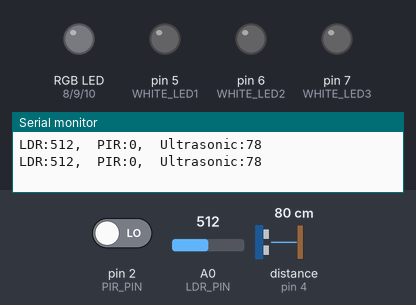
Simulated run of this sketch. Board: Arduino Uno, built with avr-gcc and run on an emulated ATmega328P. On the bench: an RGB LED mixed from three pins (HIGH = lit), output pins drawn as LEDs (lit = HIGH), the last lines printed to the serial monitor. Wiring (inferred from the names in the program): ultrasonic range finder: trigger pin 3; echo pin 4. The inputs (shaded band) are chosen by the test bench; at power-on: A0 (LDR_PIN) = 512, distance to the obstacle (sensor on pin 4) 80 cm, pin 2 (PIR_PIN) LOW. The echo pulse lasts 58.3 µs per cm; pins used as bus, display or sensor lines are not drawn.

Above: at 1.8 s.
1.9 s: A0 (LDR_PIN) set to 481
At 3.0 s:
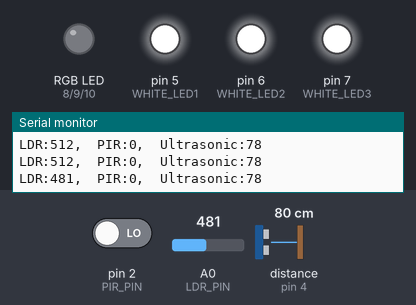
3.5 s: distance to the obstacle (sensor on pin 4) set to 98 cm
5.2 s: distance to the obstacle (sensor on pin 4) set to 106 cm
At 7.2 s:
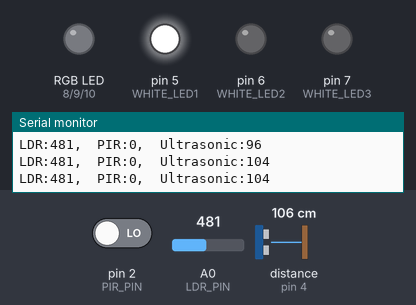
7.5 s: distance to the obstacle (sensor on pin 4) set to 2 cm
At 8.4 s:
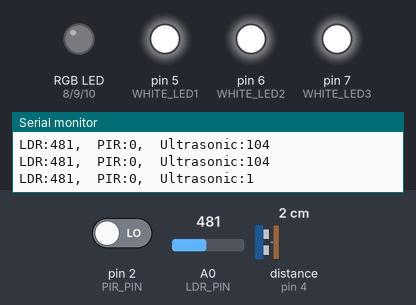
9.5 s: distance to the obstacle (sensor on pin 4) set to 120 cm
At 30.6 s:
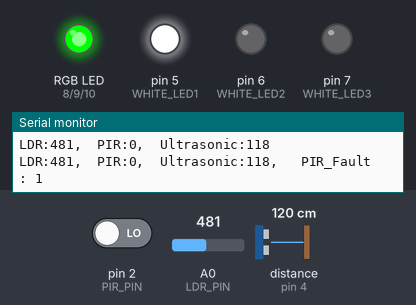
Timing chart, 0 to 31.8 s (numbered marks = the images above; inputs shaded):
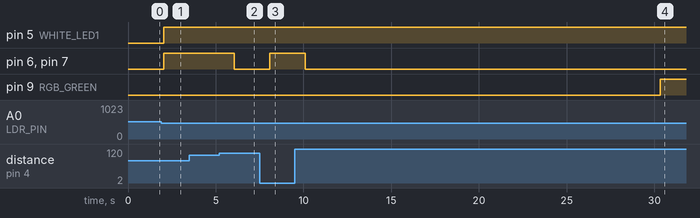

Measured:
- the behaviour switches between 500 and 499 on A0 (LDR_PIN) (found by bisection; images 0 and 1)
- the behaviour switches between 101 and 102 cm on distance to the obstacle (sensor on pin 4) (found by bisection; images 1 and 2)
- after the input at 1.9 s, pin 5 (WHITE_LED1), pin 6 (WHITE_LED2), pin 7 (WHITE_LED3): LOW → HIGH after 0.12 s
- after the input at 5.2 s, pin 6 (WHITE_LED2), pin 7 (WHITE_LED3): HIGH → LOW after 0.86 s
- after the input at 7.5 s, pin 6 (WHITE_LED2), pin 7 (WHITE_LED3): LOW → HIGH after 0.58 s
- after the input at 9.5 s, pin 6 (WHITE_LED2), pin 7 (WHITE_LED3): HIGH → LOW after 0.59 s

The sketch:

arduinowithFault.ino
```cpp
#include <SoftwareSerial.h>

// Define pins for sensors
#define LDR_PIN A0
#define PIR_PIN 2
#define TRIG_PIN 3
#define ECHO_PIN 4

// Define pins for LEDs
#define WHITE_LED1 5
#define WHITE_LED2 6
#define WHITE_LED3 7
#define RGB_RED 8    // New RGB light for fault detection
#define RGB_GREEN 9
#define RGB_BLUE 10

// Communication with ESP8266
SoftwareSerial espSerial(18, 19); // RX1, TX1

void setup() {
  // Initialize serial communication
  Serial.begin(9600);
  espSerial.begin(115200);

  // Set sensor pins
  pinMode(LDR_PIN, INPUT);
  pinMode(PIR_PIN, INPUT);
  pinMode(TRIG_PIN, OUTPUT);
  pinMode(ECHO_PIN, INPUT);

  // Set LED pins
  pinMode(WHITE_LED1, OUTPUT);
  pinMode(WHITE_LED2, OUTPUT);
  pinMode(WHITE_LED3, OUTPUT);
  pinMode(RGB_RED, OUTPUT);
  pinMode(RGB_GREEN, OUTPUT);
  pinMode(RGB_BLUE, OUTPUT);
}

void loop() {
  // Variables for fault detection
  bool ldrFault = false, pirFault = false, ultrasonicFault = false;

  // ** LDR Sensor **
  int ldrValue = analogRead(LDR_PIN);
  bool isDark = ldrValue < 500; // Adjust threshold if needed
  if (ldrValue < 0 || ldrValue > 1023) ldrFault = true; // Detect out-of-range

  // ** PIR Motion Sensor **
  bool motionDetected = digitalRead(PIR_PIN);
  static unsigned long pirLastSignalTime = millis();
  if (motionDetected) pirLastSignalTime = millis();
  if (millis() - pirLastSignalTime > 30000) pirFault = true; // No signal for 10 seconds

  // ** Ultrasonic Sensor **
  long duration, distance;
  digitalWrite(TRIG_PIN, LOW);
  delayMicroseconds(2);
  digitalWrite(TRIG_PIN, HIGH);
  delayMicroseconds(10);
  digitalWrite(TRIG_PIN, LOW);
  duration = pulseIn(ECHO_PIN, HIGH);
  distance = duration * 0.034 / 2;
  bool isOccupied = (distance < 100); // Adjust range as needed
  if (distance <= 0 || distance > 400) ultrasonicFault = true; // Out of range

  // ** Control LEDs based on conditions **
  if (isDark) {
    digitalWrite(WHITE_LED1, HIGH); // Base lighting
    if (motionDetected || isOccupied) {
      digitalWrite(WHITE_LED2, HIGH);
      digitalWrite(WHITE_LED3, HIGH);
    } else {
      digitalWrite(WHITE_LED2, LOW);
      digitalWrite(WHITE_LED3, LOW);
    }
  } else {
    digitalWrite(WHITE_LED1, LOW);
    digitalWrite(WHITE_LED2, LOW);
    digitalWrite(WHITE_LED3, LOW);
  }

  // ** Fault Detection and RGB Light Indication **
  if (ldrFault || pirFault || ultrasonicFault) {
    if (ldrFault) {
      setRGBColor(255, 0, 0); // RED: LDR Fault
    } else if (pirFault) {
      setRGBColor(0, 255, 0); // GREEN: PIR Fault
    } else if (ultrasonicFault) {
      setRGBColor(0, 0, 255); // BLUE: Ultrasonic Fault
    }
  } else {
    setRGBColor(0, 0, 0); // Turn off RGB if no faults
  }

  // ** Send data to ESP8266 **
  String data = "LDR:" + String(ldrValue) + ",  PIR:" + String(motionDetected) +
                ",  Ultrasonic:" + String(distance);

  if(ldrFault || pirFault || ultrasonicFault){
    if (ldrFault) {
      data += ",   LDR_Fault : " + String(ldrFault);
    } else if (pirFault) {
      data += ",   PIR_Fault : " + String(pirFault);
    } else if (ultrasonicFault) {
      data += ",   Ultrasonic_Fault : " + String(ultrasonicFault);
    }
  }
  espSerial.println(data);

  // Print simplified output to Serial Monitor
  Serial.println(data);

  delay(1000); // Wait 1 second
}

void setRGBColor(int red, int green, int blue) {
  analogWrite(RGB_RED, red);
  analogWrite(RGB_GREEN, green);
  analogWrite(RGB_BLUE, blue);
}
```
